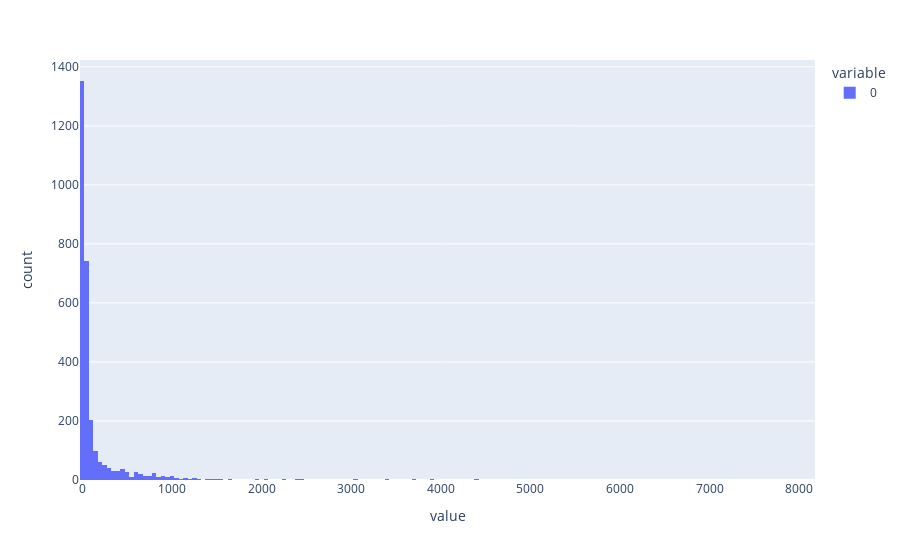

Here is the notebook cell this chart was saved with:
### Code cell
print_stats(bb_distances)
px.histogram(bb_distances)

### Figure 1 — Plotly figure (JSON) as saved in the notebook; plotly's stock layout.template omitted (floating-point values rounded to 4 significant figures; data arrays with more than 128 entries replaced by an {"elided": "..."} marker saying what was removed)
{"data": [{"alignmentgroup": "True", "bingroup": "x", "hovertemplate": "variable=0<br>value=%{x}<br>count=%{y}<extra></extra>", "legendgroup": "0", "marker": {"color": "#636efa", "pattern": {"shape": ""}}, "name": "0", "offsetgroup": "0", "orientation": "v", "showlegend": true, "type": "histogram", "x": {"elided": "2925 float values"}, "xaxis": "x", "yaxis": "y"}], "layout": {"barmode": "relative", "legend": {"title": {"text": "variable"}, "tracegroupgap": 0}, "margin": {"t": 60}, "xaxis": {"anchor": "y", "domain": [0, 1], "title": {"text": "value"}}, "yaxis": {"anchor": "x", "domain": [0, 1], "title": {"text": "count"}}}}
